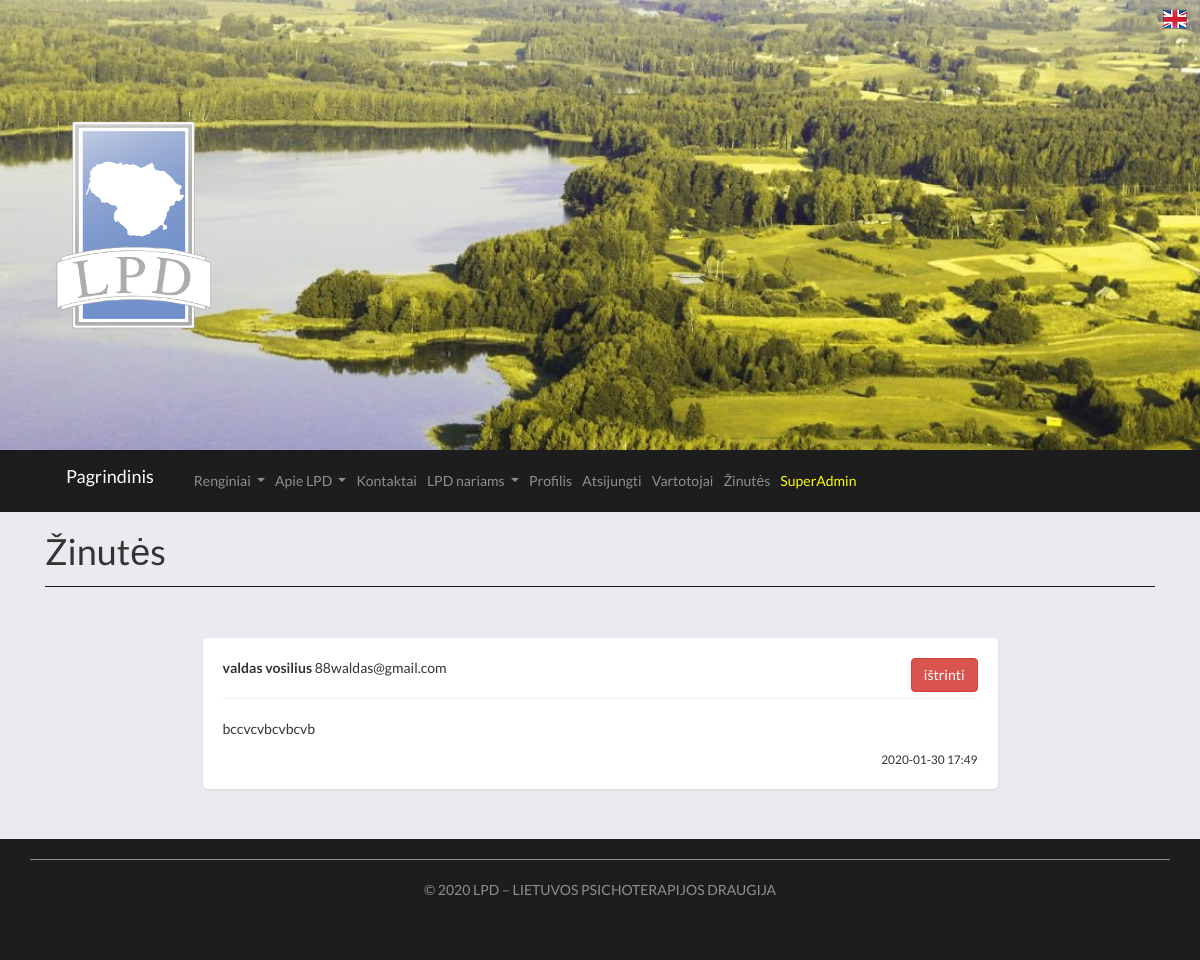
Page /sms/ (signed in) on the earlier database version.
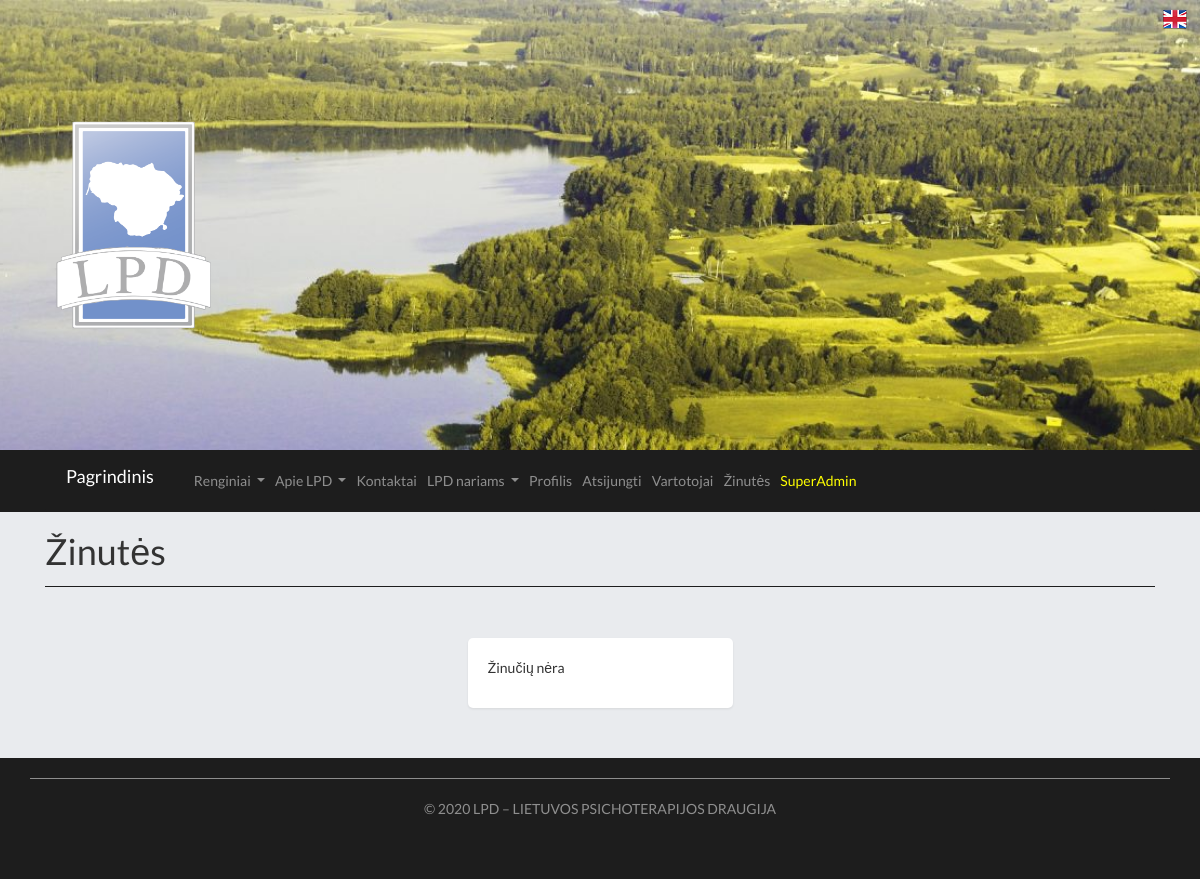
Same page on the later database version.
### main.py (models this page shows)
class Messages(db.Model):
	id = db.Column(db.Integer, primary_key=True)
	date_created = db.Column(db.DateTime, default=datetime.utcnow)
	name = db.Column(db.String(200), nullable=False)
	email = db.Column(db.String(200), nullable=False)
	sms = db.Column(db.String(4000), default="")

### main.py (the view)
@app.route("/sms/")
def messages_users():
	messages_ = list(reversed(Messages.query.order_by(Messages.date_created).all()))
	return render_template("sms.html", messages=messages_, current_user=current_user())

### main.py (called while the page is built)
def current_user():
	email = request.cookies.get("current-user-email")
	current_user = User.query.filter_by(email=email).first()
	if current_user == None:
		current_user = guest_user()
	current_user.lang = request.cookies.get("current-user-lang")
	return current_user

### templates/sms.html (shortened to what this page needs)
{% extends "base.html" %}
{% block page%}
<h1>{% if current_user.lang == "LT" %} Žinutės {% else %} Messages {% endif %}</h1>
<hr class="my_hr">
<div class= "empty_page">
		<div class = "row justify-content-md-center card_">
		{% if current_user.lvl == 2%}
			{% if messages|length == 0%}
					<div class = "col-md-3 page shadow-sm card_">
						<p> {% if current_user.lang == "LT" %} Žinučių nėra {% else %} list "Messages" is empty {% endif %}</p>
					</div>
			{% else %}
				{% for message in messages %}
					<div class = "col-md-9 page shadow-sm card_">
						<p><b>{{message.name}}</b> {{message.email}} <a href="/remove_message/{{message.id}}" class="btn btn-danger pull-right">  {% if current_user.lang == "LT" %} ištrinti {% else %} Delete {% endif %}</a></p>
						<hr>
						<p> {{ message.sms }}</p>
						{% set date = message.date_created.strftime('%Y-%m-%d %H:%M') %}
						<span class="pull-right"><small>{{ date }}</small></span>
					</div>
				{% endfor %}
			{% endif %}
		{% endif %}
	</div>
</div>
{% endblock %}

Differences in the rows shown:
removed Messages: name "valdas vosilius", email "88waldas@gmail.com", sms "bccvcvbcvbcvb", date_created "2020-01-30 17:49"
Other differences:
text now shown: "Žinučių nėra"
